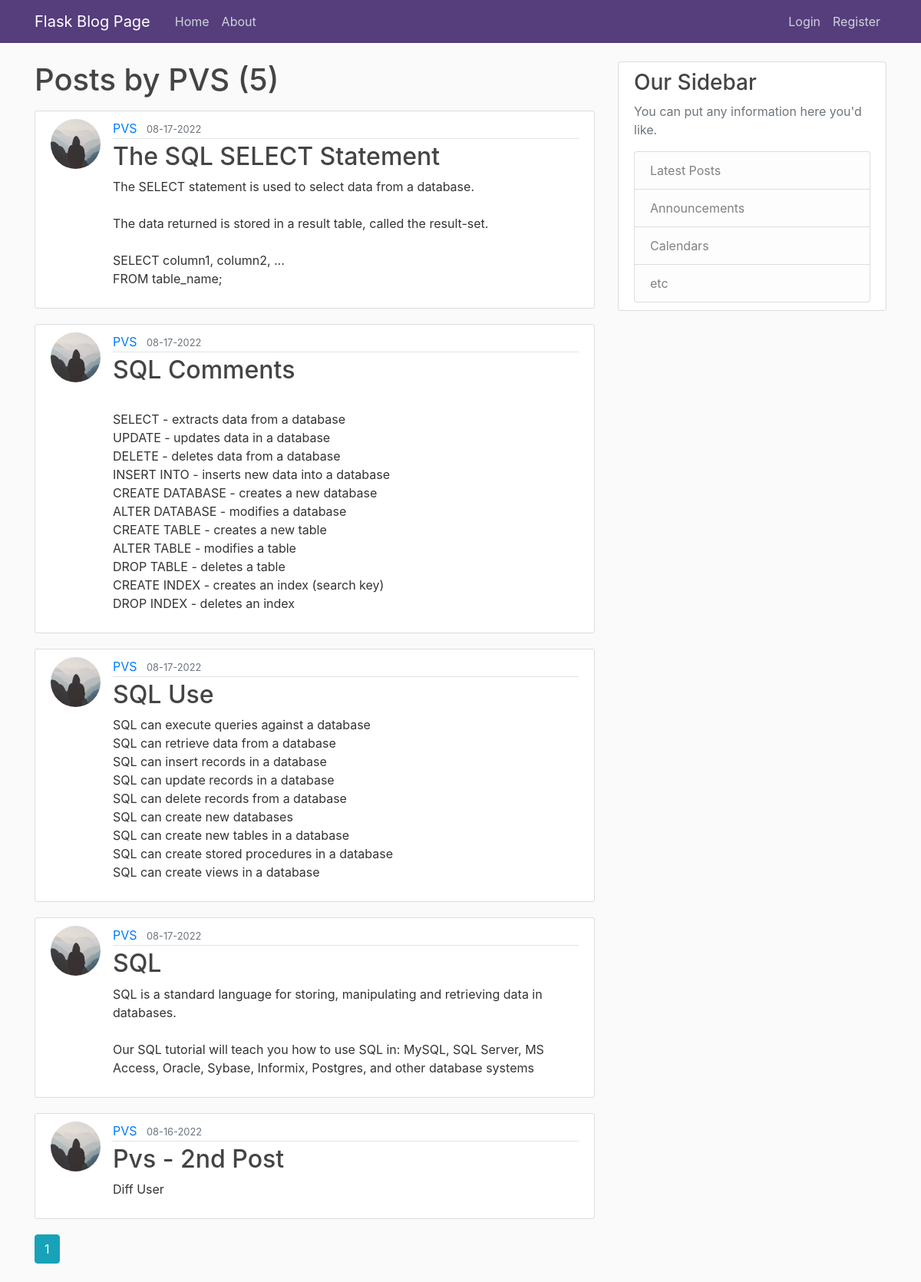
Screenshot of /user/PVS with the database file from the repository.
### flaskblog/models.py (models this page shows, shortened)
class User(db.Model, UserMixin):
    id = db.Column(db.Integer, primary_key=True)
    username = db.Column(db.String(20), unique=True, nullable=False)
    email = db.Column(db.String(120), unique=True, nullable=False)
    image_file = db.Column(db.String(20), nullable=False, default='default.jpg')
    password = db.Column(db.String(60), nullable=False)
    posts = db.relationship('Post', backref='author', lazy=True)

class Post(db.Model):
    id = db.Column(db.Integer, primary_key=True)
    title = db.Column(db.String(100), nullable=False)
    date_posted = db.Column(db.DateTime, nullable=False, default=datetime.utcnow)
    content = db.Column(db.Text, nullable=False)
    user_id = db.Column(db.Integer, db.ForeignKey('user.id'), nullable=False)

### flaskblog/routes.py (the view)
@app.route("/user/<string:username>")
def user_posts(username):
    page = request.args.get('page', 1, type=int)
    user = User.query.filter_by(username=username).first_or_404()
    posts = Post.query.filter_by(author=user)\
        .order_by(Post.date_posted.desc())\
        .paginate(page=page, per_page=5)
    return render_template('user_posts.html', posts=posts, user=user)

### flaskblog/templates/user_posts.html
{% extends "layout.html" %}
{% block content %}
<h1 class="mb-3">Posts by {{ user.username }} ({{ posts.total }})</h1>
{% for post in posts.items %}
<article class="media content-section">
    <img class="rounded-circle article-img"
         src="{{ url_for('static', filename='profile_pics/' + post.author.image_file) }}">
    <div class="media-body">
        <div class="article-metadata">
            <a class="mr-2" href="{{ url_for('user_posts', username=post.author.username) }}">{{ post.author.username }}</a>
            <small class="text-muted">{{ post.date_posted.strftime('%m-%d-%Y') }}</small>
        </div>
        <h2><a class="article-title" href="{{ url_for('post', post_id=post.id) }}">{{ post.title }}</a></h2>
        <p class="article-content">{{ post.content }}</p>
    </div>
</article>
{% endfor %}
{% for page_num in posts.iter_pages(left_edge=1, right_edge=1, left_current=1, right_current=2) %}
{% if page_num %}
{% if posts.page == page_num %}
<a class="btn btn-info mb-4" href="{{ url_for('user_posts', username=user.username, page=page_num) }}">{{ page_num }}</a>
{% else %}
<a class="btn btn-outline-info mb-4" href="{{ url_for('user_posts', username=user.username, page=page_num) }}">{{ page_num }}</a>
{% endif %}
{% else %}
...
{% endif %}
{% endfor %}
{% endblock content %}

### flaskblog/static/main.css (style rules this page uses)
body { background: #fafafa; color: #333333; margin-top: 5rem; }
h1, h2, h3, h4, h5, h6 { color: #444444; }
.content-section { background: #ffffff; padding: 10px 20px; border: 1px solid #dddddd; border-radius: 3px; margin-bottom: 20px; }
.article-title { color: #444444; }
.article-content { white-space: pre-line; }
.article-img { height: 65px; width: 65px; margin-right: 16px; }
.article-metadata { padding-bottom: 1px; margin-bottom: 4px; border-bottom: 1px solid #e3e3e3 }

### rows the page displays
User: username "PVS"
Post: image_file (placeholder picture), author.username "PVS", date_posted "08-17-2022", title "The SQL SELECT Statement", content "The SELECT statement is used to select data from a database. The data returned is stored in a result table, called the result-set. SELECT column1, column2, ... FROM table_name;"
Post: image_file (placeholder picture), author.username "PVS", date_posted "08-17-2022", title "SQL Comments", content "SELECT - extracts data from a database UPDATE - updates data in a database DELETE - deletes data from a database INSERT INTO - inserts new data into a database CREATE DATABASE - creates a new database ALTER DATABASE - modifies a database CREATE TABLE - creates a new table ALTER TABLE - modifies a table DROP TABLE - deletes a table CREATE INDEX - creates an index (search key) DROP INDEX - deletes an index"
Post: image_file (placeholder picture), author.username "PVS", date_posted "08-17-2022", title "SQL Use", content "SQL can execute queries against a database SQL can retrieve data from a database SQL can insert records in a database SQL can update records in a database SQL can delete records from a database SQL can create new databases SQL can create new tables in a database SQL can create stored procedures in a database SQL can create views in a database"
Post: image_file (placeholder picture), author.username "PVS", date_posted "08-17-2022", title "SQL", content "SQL is a standard language for storing, manipulating and retrieving data in databases. Our SQL tutorial will teach you how to use SQL in: MySQL, SQL Server, MS Access, Oracle, Sybase, Informix, Postgres, and other database systems"
Post: image_file (placeholder picture), author.username "PVS", date_posted "08-16-2022", title "Pvs - 2nd Post", content "Diff User"

### other values shown
{{ posts.total }} "5"
{{ page_num }} "1"
